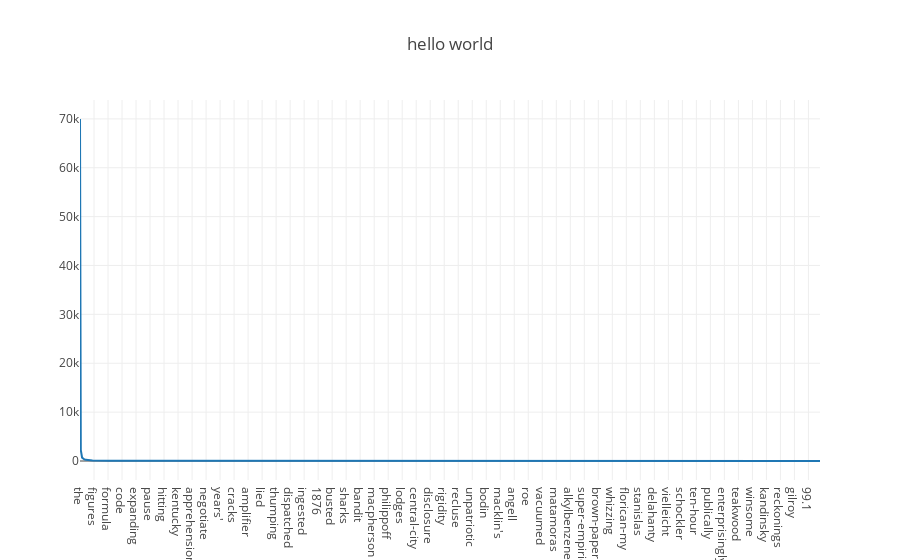

Write notebook code for a chart like this one.
### Code cell
import plotly
from plotly.graph_objs import Scatter, Layout

plotly.offline.init_notebook_mode(connected=True)

plotly.offline.iplot({
    "data": [Scatter(x=[k for (k,v) in unigrams_dist ], y=[v for (k,v) in unigrams_dist ])],
    "layout": Layout(title="hello world")
})

### Figure 1 — Plotly figure (JSON) as saved in the notebook; plotly's stock layout.template omitted (floating-point values rounded to 4 significant figures; data arrays with more than 128 entries replaced by an {"elided": "..."} marker saying what was removed)
{"data": [{"type": "scatter", "x": {"elided": "49815 str values"}, "y": {"elided": "49815 int values"}}], "layout": {"title": "hello world"}}
